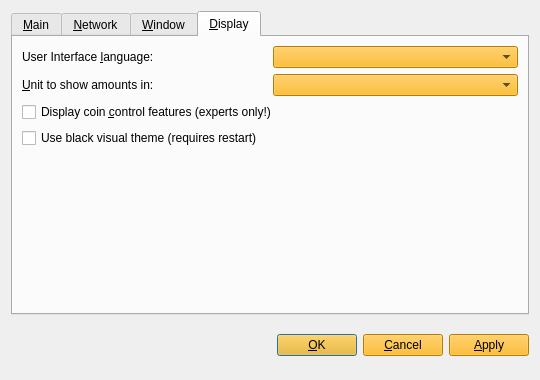
<?xml version="1.0" encoding="UTF-8"?>
<ui version="4.0">
 <class>OptionsDialog</class>
 <widget class="QDialog" name="OptionsDialog">
  <property name="geometry">
   <rect>
    <x>0</x>
    <y>0</y>
    <width>540</width>
    <height>380</height>
   </rect>
  </property>
  <property name="windowTitle">
   <string>Options</string>
  </property>
  <property name="modal">
   <bool>true</bool>
  </property>
  <layout class="QVBoxLayout" name="verticalLayout">
   <item>
    <widget class="QTabWidget" name="tabWidget">
     <property name="tabPosition">
      <enum>QTabWidget::North</enum>
     </property>
     <property name="currentIndex">
      <number>3</number>
     </property>
     <widget class="QWidget" name="tabMain">
      <attribute name="title">
       <string>&amp;Main</string>
      </attribute>
      <layout class="QVBoxLayout" name="verticalLayout_Main">
       <item>
        <widget class="QLabel" name="transactionFeeInfoLabel">
         <property name="text">
          <string>Optional transaction fee per kB that helps make sure your transactions are processed quickly. Most transactions are 1 kB. Fee 0.01 recommended.</string>
         </property>
         <property name="textFormat">
          <enum>Qt::PlainText</enum>
         </property>
         <property name="wordWrap">
          <bool>true</bool>
         </property>
        </widget>
       </item>
       <item>
        <layout class="QHBoxLayout" name="horizontalLayoutFee">
         <item>
          <widget class="QLabel" name="transactionFeeLabel">
           <property name="text">
            <string>Pay transaction &amp;fee</string>
           </property>
           <property name="textFormat">
            <enum>Qt::PlainText</enum>
           </property>
           <property name="buddy">
            <cstring>transactionFee</cstring>
           </property>
          </widget>
         </item>
         <item>
          <widget class="SkullCashAmountField" name="transactionFee"/>
         </item>
         <item>
          <spacer name="horizontalSpacerFee">
           <property name="orientation">
            <enum>Qt::Horizontal</enum>
           </property>
           <property name="sizeHint" stdset="0">
            <size>
             <width>40</width>
             <height>20</height>
            </size>
           </property>
          </spacer>
         </item>
        </layout>
       </item>
       <item>
        <widget class="QLabel" name="reserveBalanceInfoLabel">
         <property name="text">
          <string>Reserved amount does not participate in staking and is therefore spendable at any time.</string>
         </property>
         <property name="textFormat">
          <enum>Qt::PlainText</enum>
         </property>
         <property name="wordWrap">
          <bool>true</bool>
         </property>
        </widget>
       </item>
       <item>
        <layout class="QHBoxLayout" name="horizontalLayoutReserveBalance">
         <item>
          <widget class="QLabel" name="reserveBalanceLabel">
           <property name="text">
            <string>Reserve</string>
           </property>
           <property name="textFormat">
            <enum>Qt::PlainText</enum>
           </property>
           <property name="buddy">
            <cstring>reserveBalance</cstring>
           </property>
          </widget>
         </item>
         <item>
          <widget class="SkullCashAmountField" name="reserveBalance"/>
         </item>
         <item>
          <spacer name="horizontalSpacerReserveBalance">
           <property name="orientation">
            <enum>Qt::Horizontal</enum>
           </property>
           <property name="sizeHint" stdset="0">
            <size>
             <width>40</width>
             <height>20</height>
            </size>
           </property>
          </spacer>
         </item>
        </layout>
       </item>
       <item>
        <widget class="QCheckBox" name="skullcashAtStartup">
         <property name="toolTip">
          <string>Automatically start SkullCash after logging in to the system.</string>
         </property>
         <property name="text">
          <string>&amp;Start SkullCash on system login</string>
         </property>
        </widget>
       </item>
       <item>
        <spacer name="verticalSpacer_Main">
         <property name="orientation">
          <enum>Qt::Vertical</enum>
         </property>
         <property name="sizeHint" stdset="0">
          <size>
           <width>20</width>
           <height>40</height>
          </size>
         </property>
        </spacer>
       </item>
      </layout>
     </widget>
     <widget class="QWidget" name="tabNetwork">
      <attribute name="title">
       <string>&amp;Network</string>
      </attribute>
      <layout class="QVBoxLayout" name="verticalLayout_Network">
       <item>
        <widget class="QCheckBox" name="mapPortUpnp">
         <property name="toolTip">
          <string>Automatically open the SkullCash client port on the router. This only works when your router supports UPnP and it is enabled.</string>
         </property>
         <property name="text">
          <string>Map port using &amp;UPnP</string>
         </property>
        </widget>
       </item>
       <item>
        <widget class="QCheckBox" name="connectSocks">
         <property name="toolTip">
          <string>Connect to the SkullCash network through a SOCKS5 proxy (e.g. when connecting through Tor).</string>
         </property>
         <property name="text">
          <string>&amp;Connect through SOCKS5 proxy:</string>
         </property>
        </widget>
       </item>
       <item>
        <layout class="QHBoxLayout" name="horizontalLayout_Network">
         <item>
          <widget class="QLabel" name="proxyIpLabel">
           <property name="text">
            <string>Proxy &amp;IP:</string>
           </property>
           <property name="textFormat">
            <enum>Qt::PlainText</enum>
           </property>
           <property name="buddy">
            <cstring>proxyIp</cstring>
           </property>
          </widget>
         </item>
         <item>
          <widget class="QValidatedLineEdit" name="proxyIp">
           <property name="maximumSize">
            <size>
             <width>140</width>
             <height>16777215</height>
            </size>
           </property>
           <property name="toolTip">
            <string>IP address of the proxy (e.g. 127.0.0.1)</string>
           </property>
          </widget>
         </item>
         <item>
          <widget class="QLabel" name="proxyPortLabel">
           <property name="text">
            <string>&amp;Port:</string>
           </property>
           <property name="textFormat">
            <enum>Qt::PlainText</enum>
           </property>
           <property name="buddy">
            <cstring>proxyPort</cstring>
           </property>
          </widget>
         </item>
         <item>
          <widget class="QLineEdit" name="proxyPort">
           <property name="maximumSize">
            <size>
             <width>55</width>
             <height>16777215</height>
            </size>
           </property>
           <property name="toolTip">
            <string>Port of the proxy (e.g. 9050)</string>
           </property>
          </widget>
         </item>
         <item>
          <spacer name="horizontalSpacer_Network">
           <property name="orientation">
            <enum>Qt::Horizontal</enum>
           </property>
           <property name="sizeHint" stdset="0">
            <size>
             <width>40</width>
             <height>20</height>
            </size>
           </property>
          </spacer>
         </item>
        </layout>
       </item>
       <item>
        <spacer name="verticalSpacer_Network">
         <property name="orientation">
          <enum>Qt::Vertical</enum>
         </property>
         <property name="sizeHint" stdset="0">
          <size>
           <width>20</width>
           <height>40</height>
          </size>
         </property>
        </spacer>
       </item>
      </layout>
     </widget>
     <widget class="QWidget" name="tabWindow">
      <attribute name="title">
       <string>&amp;Window</string>
      </attribute>
      <layout class="QVBoxLayout" name="verticalLayout_Window">
       <item>
        <widget class="QCheckBox" name="minimizeToTray">
         <property name="toolTip">
          <string>Show only a tray icon after minimizing the window.</string>
         </property>
         <property name="text">
          <string>&amp;Minimize to the tray instead of the taskbar</string>
         </property>
        </widget>
       </item>
       <item>
        <widget class="QCheckBox" name="minimizeOnClose">
         <property name="toolTip">
          <string>Minimize instead of exit the application when the window is closed. When this option is enabled, the application will be closed only after selecting Quit in the menu.</string>
         </property>
         <property name="text">
          <string>M&amp;inimize on close</string>
         </property>
        </widget>
       </item>
       <item>
        <spacer name="verticalSpacer_Window">
         <property name="orientation">
          <enum>Qt::Vertical</enum>
         </property>
         <property name="sizeHint" stdset="0">
          <size>
           <width>20</width>
           <height>40</height>
          </size>
         </property>
        </spacer>
       </item>
      </layout>
     </widget>
     <widget class="QWidget" name="tabDisplay">
      <attribute name="title">
       <string>&amp;Display</string>
      </attribute>
      <layout class="QVBoxLayout" name="verticalLayout_Display">
       <item>
        <layout class="QHBoxLayout" name="horizontalLayout_1_Display">
         <item>
          <widget class="QLabel" name="langLabel">
           <property name="text">
            <string>User Interface &amp;language:</string>
           </property>
           <property name="textFormat">
            <enum>Qt::PlainText</enum>
           </property>
           <property name="buddy">
            <cstring>lang</cstring>
           </property>
          </widget>
         </item>
         <item>
          <widget class="QValueComboBox" name="lang">
           <property name="toolTip">
            <string>The user interface language can be set here. This setting will take effect after restarting SkullCash.</string>
           </property>
           <property name="styleSheet">
            <string notr="true">background-color: rgb(255, 175, 0);</string>
           </property>
          </widget>
         </item>
        </layout>
       </item>
       <item>
        <layout class="QHBoxLayout" name="horizontalLayout_2_Display">
         <item>
          <widget class="QLabel" name="unitLabel">
           <property name="text">
            <string>&amp;Unit to show amounts in:</string>
           </property>
           <property name="textFormat">
            <enum>Qt::PlainText</enum>
           </property>
           <property name="buddy">
            <cstring>unit</cstring>
           </property>
          </widget>
         </item>
         <item>
          <widget class="QValueComboBox" name="unit">
           <property name="toolTip">
            <string>Choose the default subdivision unit to show in the interface and when sending coins.</string>
           </property>
           <property name="styleSheet">
            <string notr="true">background-color: rgb(255, 175, 0);</string>
           </property>
          </widget>
         </item>
        </layout>
       </item>
       <item>
        <widget class="QCheckBox" name="coinControlFeatures">
         <property name="toolTip">
          <string>Whether to show coin control features or not.</string>
         </property>
         <property name="text">
          <string>Display coin &amp;control features (experts only!)</string>
         </property>
        </widget>
       </item>
       <item>
        <widget class="QCheckBox" name="useBlackTheme">
         <property name="text">
          <string>Use black visual theme (requires restart)</string>
         </property>
        </widget>
       </item>
       <item>
        <spacer name="verticalSpacer_Display">
         <property name="orientation">
          <enum>Qt::Vertical</enum>
         </property>
         <property name="sizeHint" stdset="0">
          <size>
           <width>20</width>
           <height>40</height>
          </size>
         </property>
        </spacer>
       </item>
      </layout>
     </widget>
    </widget>
   </item>
   <item>
    <layout class="QHBoxLayout" name="horizontalLayout_Buttons">
     <item>
      <spacer name="horizontalSpacer_1">
       <property name="orientation">
        <enum>Qt::Horizontal</enum>
       </property>
       <property name="sizeHint" stdset="0">
        <size>
         <width>40</width>
         <height>48</height>
        </size>
       </property>
      </spacer>
     </item>
     <item>
      <widget class="QLabel" name="statusLabel">
       <property name="font">
        <font>
         <weight>75</weight>
         <bold>true</bold>
        </font>
       </property>
       <property name="text">
        <string/>
       </property>
       <property name="textFormat">
        <enum>Qt::PlainText</enum>
       </property>
       <property name="wordWrap">
        <bool>true</bool>
       </property>
      </widget>
     </item>
     <item>
      <spacer name="horizontalSpacer_2">
       <property name="orientation">
        <enum>Qt::Horizontal</enum>
       </property>
       <property name="sizeHint" stdset="0">
        <size>
         <width>40</width>
         <height>48</height>
        </size>
       </property>
      </spacer>
     </item>
     <item>
      <widget class="QPushButton" name="okButton">
       <property name="styleSheet">
        <string notr="true">background-color: rgb(255, 175, 0);</string>
       </property>
       <property name="text">
        <string>&amp;OK</string>
       </property>
      </widget>
     </item>
     <item>
      <widget class="QPushButton" name="cancelButton">
       <property name="styleSheet">
        <string notr="true">background-color: rgb(255, 175, 0);</string>
       </property>
       <property name="text">
        <string>&amp;Cancel</string>
       </property>
       <property name="autoDefault">
        <bool>false</bool>
       </property>
      </widget>
     </item>
     <item>
      <widget class="QPushButton" name="applyButton">
       <property name="styleSheet">
        <string notr="true">background-color: rgb(255, 175, 0);</string>
       </property>
       <property name="text">
        <string>&amp;Apply</string>
       </property>
       <property name="autoDefault">
        <bool>false</bool>
       </property>
      </widget>
     </item>
    </layout>
   </item>
  </layout>
 </widget>
 <customwidgets>
  <customwidget>
   <class>SkullCashAmountField</class>
   <extends>QSpinBox</extends>
   <header>skullcashamountfield.h</header>
   <container>1</container>
  </customwidget>
  <customwidget>
   <class>QValueComboBox</class>
   <extends>QComboBox</extends>
   <header>qvaluecombobox.h</header>
  </customwidget>
  <customwidget>
   <class>QValidatedLineEdit</class>
   <extends>QLineEdit</extends>
   <header>qvalidatedlineedit.h</header>
  </customwidget>
 </customwidgets>
 <resources/>
 <connections/>
</ui>
